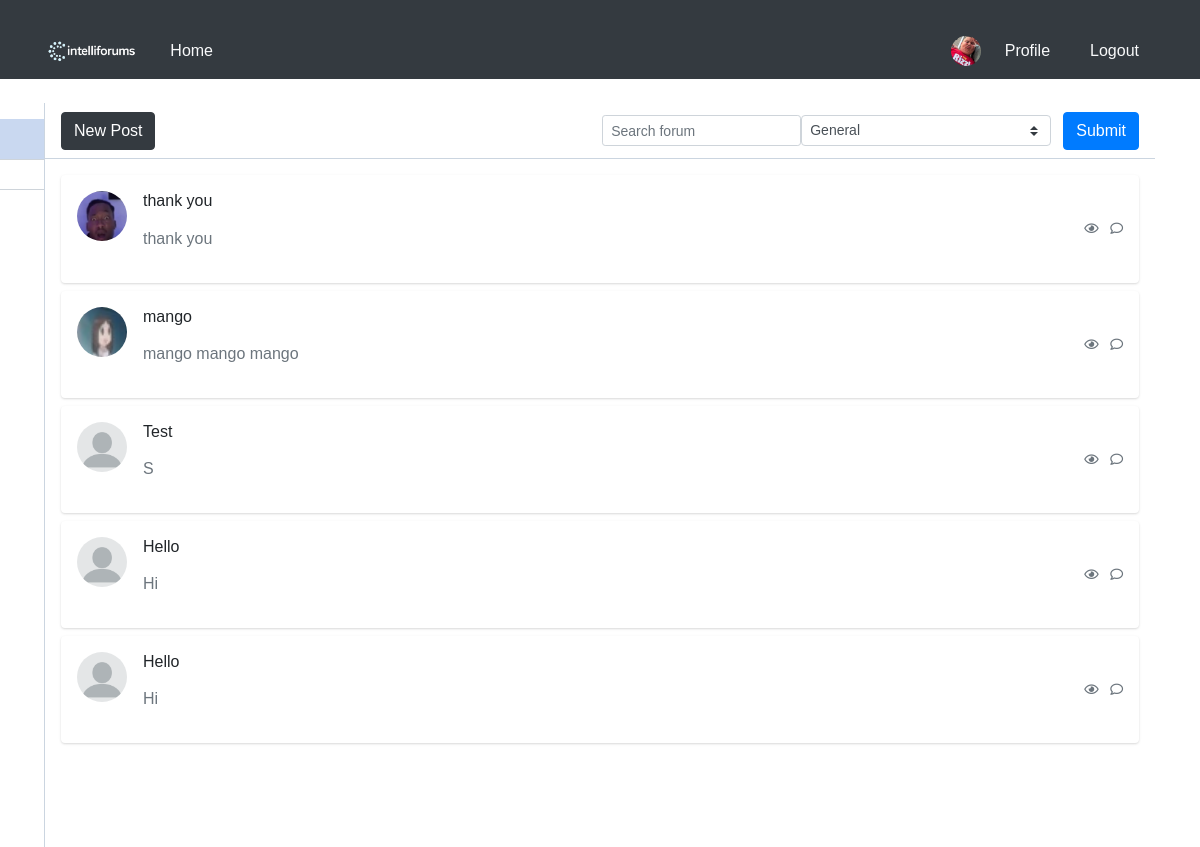
/home/0/1/ (signed in), run on an earlier commit of the app's database.
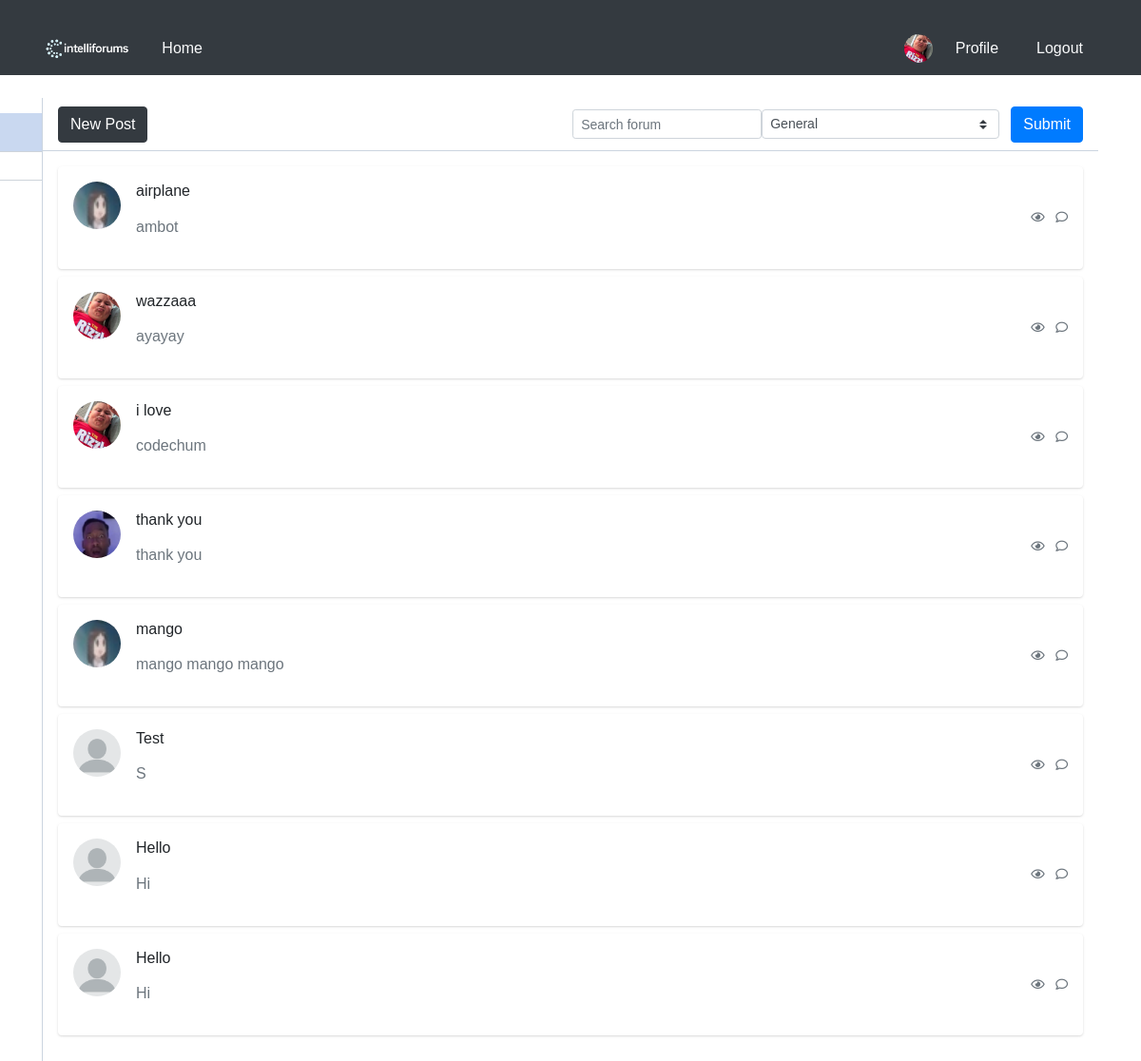
And on a later commit of the database.
### blog/models.py (models this page shows)
class UserPost(models.Model):
    post_ref = models.ForeignKey(Post, on_delete=models.CASCADE)
    user_ref = models.ForeignKey(User, on_delete=models.CASCADE)
    is_deleted = models.BooleanField(default=False)

### blog/views.py (the view)
# urls.py: path('home/<int:pk>/<int:page_number>/', views.fetch_posts,name='home'),
@csrf_protect
def fetch_posts(request, pk, page_number):
    posts = []
    if request.method == 'POST':
        form = SearchForm(request.POST)
        if form.is_valid():
            substring = form.cleaned_data['content']
            choice = form.cleaned_data['choices']
            posts = _get_page_object(
                Paginator(
                    get_filtered_posts(
                        UserPost.objects.filter(
                                (Q(post_ref__title__icontains=substring) | Q(post_ref__content__icontains=substring)) &
                                Q(is_deleted=False))
                            .filter(id__in=Tag.objects.filter(forum_ref__id=choice)).values(
                                'post_ref__id',
                                'post_ref__user_ref__username',
                                'post_ref__title',
                                'post_ref__content',
                                'post_ref__created_at',
                                'post_ref__user_ref__picture',
                                'id'),
                            )
                    if Forum.objects.filter(id=choice).exists()
                    else get_filtered_posts(
                        UserPost.objects.filter(
                            Q(post_ref__title__icontains=substring) |
                            Q(post_ref__content__icontains=substring) &
                            Q(is_deleted=False)
                        )
                    ),
                    20
                ),
                page_number
            ).object_list
            pk = choice
    else:
        posts = _get_page_object(
            Paginator(
                get_filtered_posts(
                    UserPost.objects.filter(
                        id__in=Tag.objects.filter(forum_ref__id=pk)
                    )
                )
                if Forum.objects.filter(id=pk).exists()
                else get_filtered_posts(UserPost.objects.select_related('post_ref').filter(is_deleted = False))
                , 20
            ), page_number
        ).object_list
    search_form = SearchForm()
    posts = posts[::-1]
    forums = Forum.objects.all()
    return render(request, 'home.html', {
        'posts' : posts,
        'page_number' : page_number,
        'search_form' : search_form,
        'user' : request.user,
        'forums' : forums,
        'forum_pk' : int(pk)
    })

### blog/forms.py
class SearchForm(forms.Form):
    content = forms.CharField(
        widget=forms.TextInput(
            attrs={
                'class' : 'form-control form-control-sm bg-gray-200 border-gray-200 shadow-none mb-4 mt-4',
                'placeholder' : 'Search forum',
            },
        ),
        label="",
    )
    choices = forms.ChoiceField(
        label=""
    )
    def __init__(self, *args, **kwargs):
        super().__init__(*args, **kwargs)
        list_var = [(0, "General")]
        list_var.extend([(forum.id, forum.title) for forum in Forum.objects.all()])
        self.fields['choices'].choices = list_var
        self.fields['choices'].widget.attrs.update({'class': 'custom-select custom-select-sm w-auto mr-1'})

### blog/views.py (called while the page is built)
def get_filtered_posts(_object):
    return _object.values(
        'post_ref__id',
        'post_ref__user_ref__username',
        'post_ref__title',
        'post_ref__content',
        'post_ref__created_at',
        'post_ref__user_ref__picture',
        'user_ref__id',
        'id'
    )

### blog/templates/home.html (shortened to what this page needs)
<!DOCTYPE html>
<html lang="en">
<head>
    {% load static %}
    <link rel="stylesheet" href="{% static 'blog/css/global.css' %}">
    <link rel="stylesheet" href="{% static 'blog/css/home.css' %}">
</head>
<body>
{% if not user.is_active %}
    <style>
        .banned-message {
            text-align: center;
            margin-top: 50px;
        }
        .banned-message h1 {
            color: red;
            font-size: 2em;
        }
        .banned-message p {
            font-size: 1.2em;
        }
        .banned-message .btn {
            margin-top: 20px;
        }
    </style>
    <div class="banned-message">
        <h1>Access Denied</h1>
        <p>Your account has been banned. Please contact support for more information.</p>
        <a href="mailto:jeremybrad.lee@cit.edu" class="btn btn-primary">Contact Support</a>
    </div>
{% else %}
{% include 'header.html' %}
<div class="container">
    <div class="main-body p-0">
        <div class="inner-wrapper">
            {% include 'sidebar.html' %}
            <div class="inner-main">
                <div class="inner-main-header">
                    <button type="button" class="btn btn-dark" onclick= "location.href = '{% url 'new_post' %}'">New Post</button>
                    <span class="input-icon input-icon-sm ml-auto w-auto">
                        <form action="" method="post" class="d-flex align-items-center">
                            {{ search_form }}
                            <button class="btn btn-primary ml-2" type="submit">Submit</button>
                        </form>
                    </span>
                </div>
                <div class="inner-main-body p-2 p-sm-3 collapse forum-content show">
                    {% for post in posts %}
                        <div class="card mb-2" onclick="window.location.href='{% url 'post_detail' pk=post.id page_number=1 %}'" style="cursor: pointer;">
                            <div class="card-body p-2 p-sm-3">
                                <div class="media forum-item">
                                    <a href="#" data-toggle="collapse" data-target=".forum-content">
                                        <img src="/media/{{ post.post_ref__user_ref__picture }}" class="mr-3 rounded-circle" width="50" height="50" alt="User" onclick="event.stopPropagation(); window.location.href='/profile/{{ post.user_ref__id }}/'"/>
                                    </a>
                                    <div class="media-body">
                                        <h6>
                                            <p class="text-body">{{ post.post_ref__title }}</p>
                                        </h6>
                                        <p class="text-secondary">
                                            {{ post.post_ref__content }}
                                        </p>
                                    </div>
                                    <div class="text-muted small text-center align-self-center">
                                        <span class="d-none d-sm-inline-block">
                                            <i class="far fa-eye"></i>
                                        </span>
                                        <span>
                                            <i class="far fa-comment ml-2"></i>
                                        </span>
                                    </div>
                                </div>
                            </div>
                        </div>
                    {% endfor %}
                </div>
            </div>
        </div>
    </div>
</div>
{% endif %}
</body>
</html>

What changed in the data, as far as the page shows it:
added UserPost: post_ref__title "airplane", post_ref__content "ambot"
added UserPost: post_ref__title "wazzaaa", post_ref__content "ayayay"
added UserPost: post_ref__title "i love", post_ref__content "codechum"
